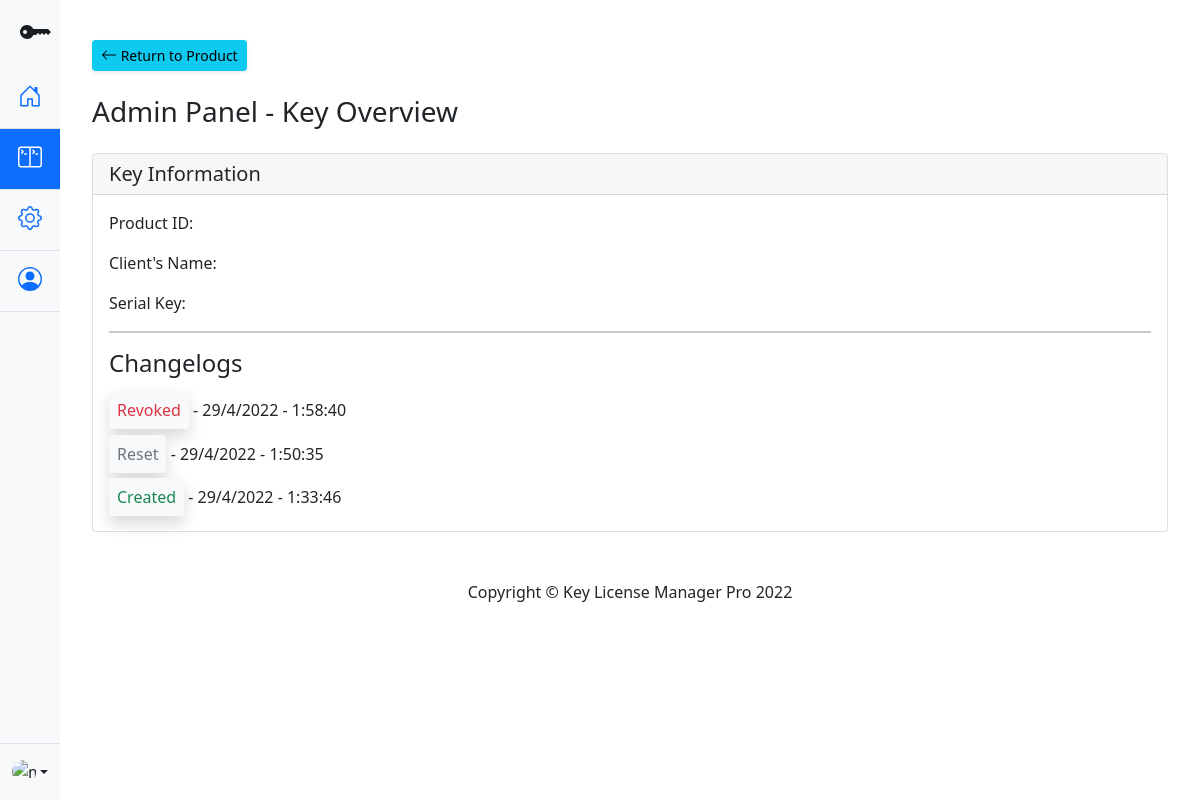
The app's page /cpanel/keydata/id/1 with its own data.
### models.py (models this page shows)
class Changelog(db.Model):
    __tablename__ = "ChangeLog"
    id = db.Column(db.Integer, primary_key=True)
    keyID = db.Column(db.Integer, db.ForeignKey('key.id'), nullable=False)
    timestamp = db.Column(db.Integer, nullable=False)
    action = db.Column(db.String(25))

### main.py (the view)
@main.route('/cpanel/keydata/id/<keyid>')
def keyDataDisplay(keyid):
    keyData = DBAPI.getKeyData(keyid)
    logData = DBAPI.getKeyLogs(keyid)
    logData.reverse()
    return render_template('keydata.html', keyData = keyData, logData = logData)

### databaseAPI.py (called while the page is built)
def getKeyData(keyid):
    return Key.query.filter_by(id=keyid).first()

def getKeyLogs(keyid):
    return Changelog.query.filter_by(keyID=keyid).all()

### templates/keydata.html (shortened to what this page needs)
<!doctype html>
<html lang="en">
	<head>
        <link rel="stylesheet" href="https://cdn.jsdelivr.net/npm/bootstrap-icons@1.8.1/font/bootstrap-icons.css">
		<link href="{{ url_for('static', filename='bootstrap.min.css') }}" rel="stylesheet">
		<link href="{{ url_for('static', filename='style.css') }}" rel="stylesheet">
	</head>
	<body>
        <section class="left-nav vh-100">
            <div class="d-flex flex-column bg-light vh-100" style="width: 5vw;">
                <a href="/" class="d-block p-3 link-dark text-decoration-none" title="Icon-only" data-bs-toggle="tooltip" data-bs-placement="right">
                    <svg xmlns="http://www.w3.org/2000/svg" width="40" height="32" fill="currentColor" class="bi bi-key-fill" viewBox="0 0 16 16">
                        <path d="M3.5 11.5a3.5 3.5 0 1 1 3.163-5H14L15.5 8 14 9.5l-1-1-1 1-1-1-1 1-1-1-1 1H6.663a3.5 3.5 0 0 1-3.163 2zM2.5 9a1 1 0 1 0 0-2 1 1 0 0 0 0 2z"/>
                    </svg>
                </a>
                <ul class="nav flex-grow-1 nav-pills nav-flush flex-column mb-auto text-center">
                    <li class="nav-item">
                        <a href="{{ url_for('main.cpanel') }}" class="nav-link py-3 border-bottom" aria-current="page" title="Home" data-bs-toggle="tooltip" data-bs-placement="right">
                            <svg class="bi" width="24" height="24" role="img" aria-label="Home">
                                <use xlink:href="#home"/>
                            </svg>
                        </a>
                    </li>
                    <li>
                        <a href="#" class="nav-link active py-3 border-bottom" title="Dashboard" data-bs-toggle="tooltip" data-bs-placement="right">
                        </a>
                    </li>
                    <li>
                        <a href="#" class="nav-link py-3 border-bottom" title="Orders" data-bs-toggle="tooltip" data-bs-placement="right">
                        </a>
                    </li>
                    <li>
                        <a href="#" class="nav-link py-3 border-bottom" title="Customers" data-bs-toggle="tooltip" data-bs-placement="right">
                            <svg class="bi" width="24" height="24" role="img" aria-label="Customers">
                                <use xlink:href="#people-circle"/>
                            </svg>
                        </a>
                    </li>
                </ul>
                <div class="dropdown border-top">
                    <a href="#" class="d-flex align-items-center justify-content-center p-3 link-dark text-decoration-none dropdown-toggle" id="dropdownUser3" data-bs-toggle="dropdown" aria-expanded="false">
                    <img src="https://github.com/mdo.png" alt="mdo" width="24" height="24" class="rounded-circle">
                    </a>
                </div>
            </div>
        </section>
        <div class="container-fluid right-display">
            <div id="content-wrapper" class="d-flex flex-column">
                <div id="content">
                    <div class="container-fluid special-padding main-body-setting">
                        <a href="{{ url_for('main.productDisplay', productid = keyData.productid) }}" class="d-none d-sm-inline-block btn btn-sm btn-info shadow-sm mb-4">
                            <svg xmlns="http://www.w3.org/2000/svg" width="16" height="16" fill="currentColor" class="bi bi-arrow-left" viewBox="0 0 16 16">
                                <path fill-rule="evenodd" d="M15 8a.5.5 0 0 0-.5-.5H2.707l3.147-3.146a.5.5 0 1 0-.708-.708l-4 4a.5.5 0 0 0 0 .708l4 4a.5.5 0 0 0 .708-.708L2.707 8.5H14.5A.5.5 0 0 0 15 8z"/>
                            </svg>
                            Return to Product</a>
                        <div class="d-sm-flex align-items-center justify-content-between mb-4">
                            <h1 class="h3 mb-0 text-gray-800">Admin Panel - Key Overview</h1>
                        </div>
                        <div class="container-fluid p-0">
                            <div class="card mb-5">
                                <h5 class="card-header {% if keyData.status == 2 %}red-header{% endif %}">Key Information</h5>
                                <div class="card-body">
                                    <p class="card-text"><bold class="font-weight-bold">Product ID: </bold> {{ keyData.productid }}</p>
                                    <p class="card-text"><bold class="font-weight-bold">Client's Name: </bold> {{ keyData.customername }}</p>
                                    <p class="card-text"><bold class="font-weight-bold">Serial Key: </bold> {{ keyData.serialkey }}</p>
                                    <hr style="height: 2px;">
                                    <h4>Changelogs</h4>
                                    <div class="col-lg-8 col-md-10 col-12">
                                        {%for log in logData%}
                                            <h6 class="mt-4">
                                                {% if log.action == 'Created' %}
                                                    <span class="p-2 bg-light shadow rounded text-success"> Created</span>
                                                {% elif log.action == 'Revoked' %}
                                                    <span class="p-2 bg-light shadow rounded text-danger"> Revoked</span>
                                                {% elif log.action == 'Reset' %}
                                                    <span class="p-2 bg-light shadow rounded text-secondary"> Reset</span>
                                                {% elif log.action == 'Enacted' %}
                                                    <span class="p-2 bg-light shadow rounded text-warning"> Enacted</span>
                                                {% elif log.action == 'Activated' %}
                                                    <span class="p-2 bg-light shadow rounded text-success"> Activated</span>
                                                {% endif %}
                                            - <span class="timestamp-line">{{log.timestamp}}</span></h6>
                                        {%endfor%}
                                    </div>
                                </div>
                            </div>
                        </div>
                    </div>
                </div>
                <footer class="sticky-footer bg-white">
                    <div class="container my-auto">
                        <div class="copyright text-center my-auto">
                            <span>Copyright © Key License Manager Pro 2022</span>
                        </div>
                    </div>
                </footer>
</div>
        </div>
    </body>
</html>

### static/style.css (style rules this page uses)
:root { --product-card-height: 20vh; }
body { min-height: 100vh; min-height: -webkit-fill-available; }
html { height: -webkit-fill-available; }
.bi { vertical-align: -.125em; pointer-events: none; fill: currentColor; }
.dropdown-toggle { outline: 0; }
.nav-flush .nav-link { border-radius: 0; }
.left-nav { position: fixed; left: 0; top: 0; width: 5vw; }
.right-display { padding-left: 5vw; padding-right: 0px !important; }
.special-padding { padding-left: 2rem !important; padding-right: 2rem !important; }
.main-body-setting { margin-top: 5vh !important; }

### records on screen
Changelog: action "Revoked"
Changelog: action "Reset"
Changelog: action "Created"
